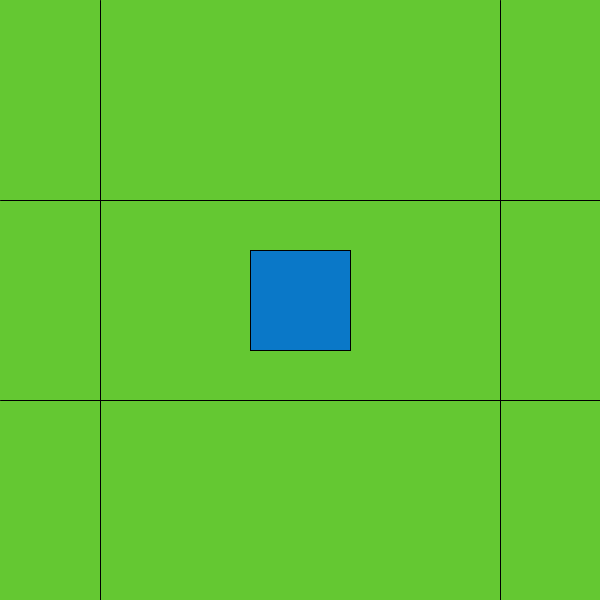
Frame 1 (no input)
Frame 60 (the mouse pressed at the canvas centre just before this capture): identical to frame 1, image omitted
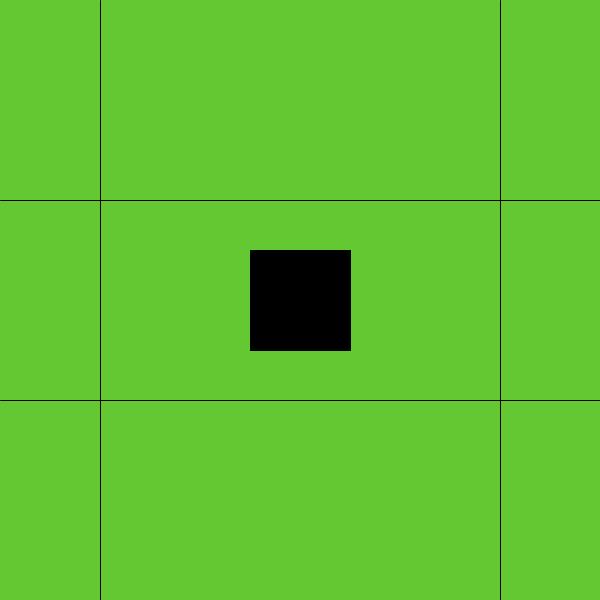
Frame 120 (the mouse held since frame 60 and released just before this capture)

The Processing sketch that drew these frames (run headless with seeded random() and noise(); from frame 60 on, the mouse is pressed at the canvas centre):

// Processing sketch: mouse_and_keyboard_control
// ── mouse_and_keyboard_control.pde
/* 按滑鼠左，中，右鍵會變顏色 */
/* 按鍵盤上，下，左，又會移動 */
/* x軸大於500或小於100圖形會消失 */
/* y軸大於400或小於200圖形會改變 */

int a,b,c,ex,ey;

void setup(){
  size(600,600);
  ex=300;ey=300;
  a=10;b=120;c=200;
}

void draw(){
  background(100,200,50);
  line(100,0,100,600);
  line(0,200,600,200);
  line(500,0,500,600);
  line(0,400,600,400);
  fill(a,b,c);
  if(ey>400){
    ellipse(ex,ey,100,100);
  }else if(ey<=400 && ey>=200){
    rectMode(CENTER);
    rect(ex,ey,100,100);
  }else{
    ellipse(ex,ey,50,100);
  }
  if(ex>500 || ex<100){
    background(100,200,50);
    line(100,0,100,600);
    line(0,200,600,200);
    line(500,0,500,600);
    line(0,400,600,400);
  }
  
}

void keyPressed(){
  if(keyCode==UP){
    ey=ey-10;
  }
  if(keyCode==DOWN){
    ey=ey+10;
  }
  if(keyCode==LEFT){
    ex=ex-10;
  }
  if(keyCode==RIGHT){
    ex=ex+10;
  }
}

void mousePressed(){
  if(mouseButton==LEFT){
    a=200;b=60;c=130;
  }else if(mouseButton==CENTER){
    a=10;b=120;c=200;
  }else{
    a=0;b=0;c=0;
  }
}
